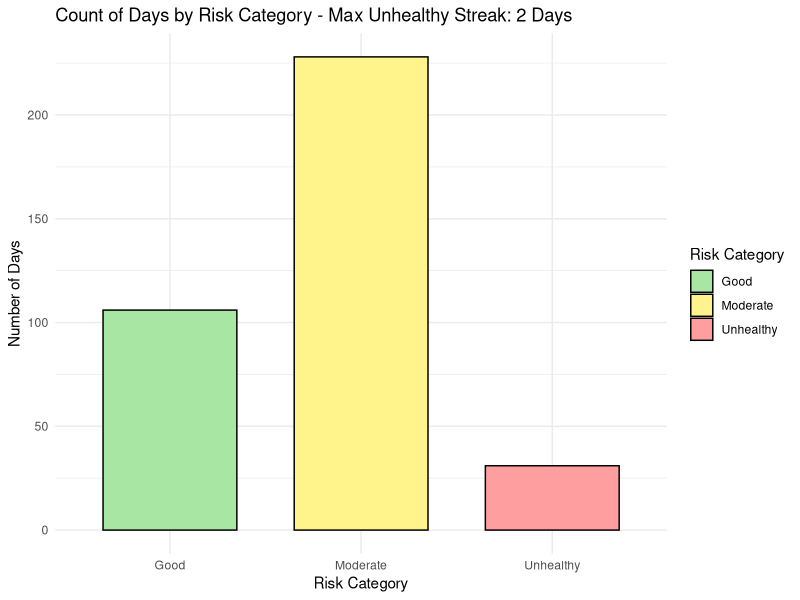

Write R code to recreate this figure.
## ---- chunk 1

set.seed(123)

# create day column and generate realistic PM2.5 values
air_quality <- data.frame(
  day = 1:365,
  pm25 = rnorm(365, mean = 18, sd = 12)
)

# create season column
air_quality$season <- factor(
  ifelse(air_quality$day <= 90, "winter",
         ifelse(air_quality$day <= 180, "spring",
                ifelse(air_quality$day <= 270, "summer", "fall"))),
  levels = c("winter", "spring", "summer", "fall")
)

# create empty risk column
air_quality$risk <- NA

head(air_quality)
## ---- chunk 2

# create empty risk column
air_quality$risk <- NA

# variables to track unhealthy streaks
current_unhealthy_streak <- 0
max_unhealthy_streak <- 0

# for loop to classify risk levels
for(i in 1:nrow(air_quality))
  {
  if(air_quality$pm25[i] < 12)  # good air quality
    { air_quality$risk[i] <- "good"
      current_unhealthy_streak <- 0}
  
  else if(air_quality$pm25[i] >= 12 & air_quality$pm25[i] <= 35.4)  # moderate air quality 
    { air_quality$risk[i] <- "moderate"
      current_unhealthy_streak <- 0}
  
  else {air_quality$risk[i] <- "unhealthy" # unhealthy air quality 
  
  if(air_quality$risk[i] == "unhealthy")
  {current_unhealthy_streak <- current_unhealthy_streak + 1
  
  if(current_unhealthy_streak > max_unhealthy_streak)
  {max_unhealthy_streak <- current_unhealthy_streak}}
  
  else
  {current_unhealthy_streak <- 0}}
}

head(air_quality)

# longest unhealthy streak 
max_unhealthy_streak

summary(air_quality$pm25)
## ---- chunk 3

# create vector to store unhealthy day counts
unhealthy_days <- c(winter = 0, spring = 0, summer = 0, fall = 0)

for(i in 1:nrow(air_quality)) 
  {
  
  if(air_quality$risk[i] == "unhealthy") 
    {season_name <- as.character(air_quality$season[i])
    unhealthy_days[season_name] <- unhealthy_days[season_name] + 1}
}

unhealthy_days
## ---- chunk 4
library(ggplot2)
#ggplot - bar chart showing the count of days in each risk category 
ggplot(air_quality, aes(x = risk, fill = risk)) +
  geom_bar(
    color = "black",
    width = 0.7) +
  scale_fill_manual(
    values = c(
      "good" = "#A8E6A3",
      "moderate" = "#FFF38C",
      "unhealthy" = "#FF9E9E"),
    labels = c("Good", "Moderate", "Unhealthy")) +
  scale_x_discrete(labels = c("Good", "Moderate", "Unhealthy"))+
  labs(
    title = sprintf(
      "Count of Days by Risk Category - Max Unhealthy Streak: %s Days",
      max_unhealthy_streak),
    x = "Risk Category",
    y = "Number of Days",
    fill = "Risk Category") +
  theme_minimal()
